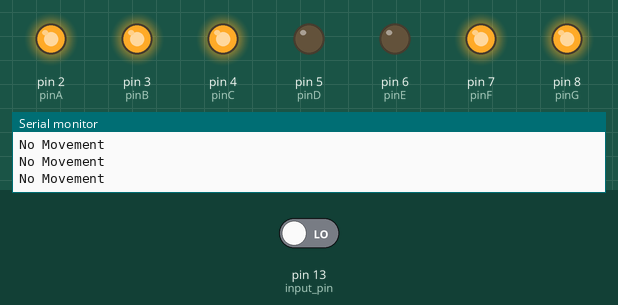
Recording of a sketch running on a simulated Arduino Uno, built with avr-gcc and run on an emulated ATmega328P. Parts: output pins drawn as LEDs (lit = HIGH), the last lines printed to the serial monitor. The test bench sets the inputs (shaded band); at power-on: pin 13 (input_pin) LOW. Pins used as bus, display or sensor lines are not drawn.

Above: at 2.8 s.
2.9 s: pin 13 (input_pin) driven HIGH
At 4.7 s:
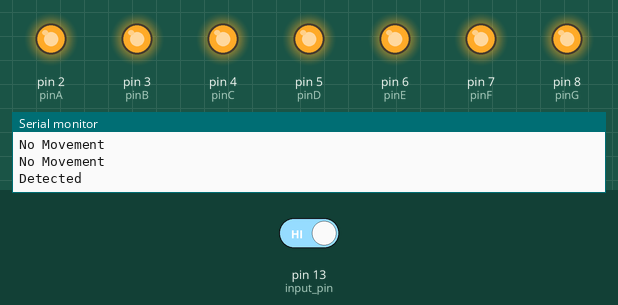
At 5.5 s:
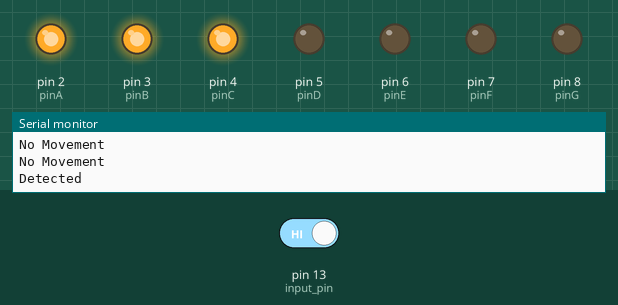
11.1 s: pin 13 (input_pin) driven LOW
At 13.3 s:
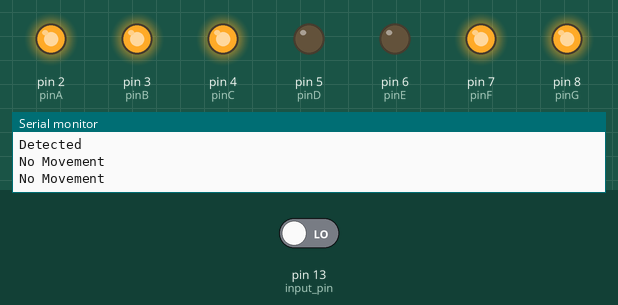
Timing chart, 0 to 14.8 s (numbered marks = the images above; inputs shaded):
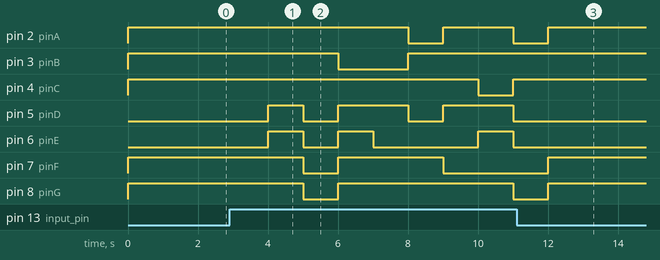

The sketch:

MotionWithCountdown.ino
```cpp
int input_pin = 13; //Motion detector input
int pinA = 2; //TOP
int pinB = 3; //TOP RIGHT
int pinC = 4; //BOTTOM RIGHT
int pinD = 5; //BOTTOM
int pinE = 6; //BOTTOM LEFT
int pinF = 7; //TOP LEFT
int pinG = 8; //MIDDLE
int D4 = 12; //FAR RIGHT

void setup() {
  // put your setup code here, to run once:
  pinMode(input_pin, INPUT);
  Serial.begin(9600);
  // initialize the digital pins as outputs.
  pinMode(pinA, OUTPUT);
  pinMode(pinB, OUTPUT);
  pinMode(pinC, OUTPUT);
  pinMode(pinD, OUTPUT);
  pinMode(pinE, OUTPUT);
  pinMode(pinF, OUTPUT);
  pinMode(pinG, OUTPUT);
  pinMode(D4, OUTPUT);

  //Turn off everything
  digitalWrite(D4, HIGH);
  //
  digitalWrite(pinA, LOW);
  digitalWrite(pinB, LOW);
  digitalWrite(pinC, LOW);
  digitalWrite(pinD, LOW);
  digitalWrite(pinE, LOW);
  digitalWrite(pinF, LOW);
  digitalWrite(pinG, LOW);
}

void loop() {
  // put your main code here, to run repeatedly:
  if (digitalRead(input_pin) == HIGH){
    Serial.println("Detected");
    digitalWrite(D4, LOW);
    //
    digitalWrite(pinA, HIGH);
    digitalWrite(pinB, HIGH);
    digitalWrite(pinC, HIGH);
    digitalWrite(pinD, LOW);
    digitalWrite(pinE, LOW);
    digitalWrite(pinF, HIGH);
    digitalWrite(pinG, HIGH);
    delay(1000);

    digitalWrite(D4, LOW);
    //
    digitalWrite(pinA, HIGH);
    digitalWrite(pinB, HIGH);
    digitalWrite(pinC, HIGH);
    digitalWrite(pinD, HIGH);
    digitalWrite(pinE, HIGH);
    digitalWrite(pinF, HIGH);
    digitalWrite(pinG, HIGH);
    delay(1000);

    digitalWrite(D4, LOW);
    //
    digitalWrite(pinA, HIGH);
    digitalWrite(pinB, HIGH);
    digitalWrite(pinC, HIGH);
    digitalWrite(pinD, LOW);
    digitalWrite(pinE, LOW);
    digitalWrite(pinF, LOW);
    digitalWrite(pinG, LOW);
    delay(1000);

    digitalWrite(D4, LOW);
    //
    digitalWrite(pinA, HIGH);
    digitalWrite(pinB, LOW);
    digitalWrite(pinC, HIGH);
    digitalWrite(pinD, HIGH);
    digitalWrite(pinE, HIGH);
    digitalWrite(pinF, HIGH);
    digitalWrite(pinG, HIGH);
    delay(1000);

    digitalWrite(D4, LOW);
    //
    digitalWrite(pinA, HIGH);
    digitalWrite(pinB, LOW);
    digitalWrite(pinC, HIGH);
    digitalWrite(pinD, HIGH);
    digitalWrite(pinE, LOW);
    digitalWrite(pinF, HIGH);
    digitalWrite(pinG, HIGH);
    delay(1000);

    digitalWrite(D4, LOW);
    //
    digitalWrite(pinA, LOW);
    digitalWrite(pinB, HIGH);
    digitalWrite(pinC, HIGH);
    digitalWrite(pinD, LOW);
    digitalWrite(pinE, LOW);
    digitalWrite(pinF, HIGH);
    digitalWrite(pinG, HIGH);
    delay(1000);

    digitalWrite(D4, LOW);
    //
    digitalWrite(pinA, HIGH);
    digitalWrite(pinB, HIGH);
    digitalWrite(pinC, HIGH);
    digitalWrite(pinD, HIGH);
    digitalWrite(pinE, LOW);
    digitalWrite(pinF, LOW);
    digitalWrite(pinG, HIGH);
    delay(1000);

    digitalWrite(D4, LOW);
    //
    digitalWrite(pinA, HIGH);
    digitalWrite(pinB, HIGH);
    digitalWrite(pinC, LOW);
    digitalWrite(pinD, HIGH);
    digitalWrite(pinE, HIGH);
    digitalWrite(pinF, LOW);
    digitalWrite(pinG, HIGH);
    delay(1000);

    digitalWrite(D4, LOW);
    //
    digitalWrite(pinA, LOW);
    digitalWrite(pinB, HIGH);
    digitalWrite(pinC, HIGH);
    digitalWrite(pinD, LOW);
    digitalWrite(pinE, LOW);
    digitalWrite(pinF, LOW);
    digitalWrite(pinG, LOW);
    delay(1000);
  } else {
    Serial.println("No Movement");

    digitalWrite(D4, LOW);
    //
    digitalWrite(pinA, HIGH);
    digitalWrite(pinB, HIGH);
    digitalWrite(pinC, HIGH);
    digitalWrite(pinD, LOW);
    digitalWrite(pinE, LOW);
    digitalWrite(pinF, HIGH);
    digitalWrite(pinG, HIGH);
    delay(1000);
  }
}
```

Measured:
- after the input at 2.9 s, pin 2 (pinA): HIGH → LOW after 5.1 s, → HIGH 1.0 s later, → LOW 2.0 s later; pin 3 (pinB): HIGH → LOW after 3.1 s, → HIGH 2.0 s later
- after the input at 11.1 s, pin 2 (pinA), pin 7 (pinF), pin 8 (pinG): goes on until 12.0 s, then stays HIGH; pin 3 (pinB): stays HIGH (without the input it goes to LOW after 3.9 s); pin 4 (pinC): stays HIGH (without the input it goes to LOW after 7.9 s); pin 5 (pinD), pin 6 (pinE): stops changing and stays LOW
